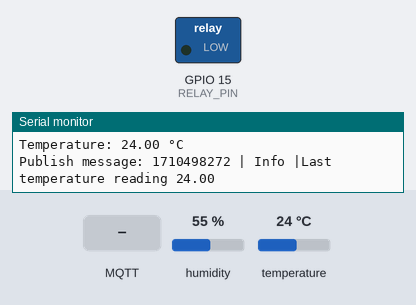
The sketch below on a simulated ESP8266 (NodeMCU). Parts: switched loads named in the sketch (green lamp = pin HIGH), the last lines printed to the serial monitor. The inputs (shaded band) are chosen by the test bench; at power-on: humidity 55 %, temperature 24 °C. WiFi joins after 1.5 s; servers stay silent unless stated; network time is answered at once with the bench clock; the local clock reads 2024-03-15 10:24:30 at power-on unless the sketch sets it; random numbers use the default seed unless the sketch sets one; no MQTT or app messages arrive unless stated.

Above: at 2.7 s.
2.8 s: MQTT message "0" arrives on the first subscribed topic
At 7.7 s:
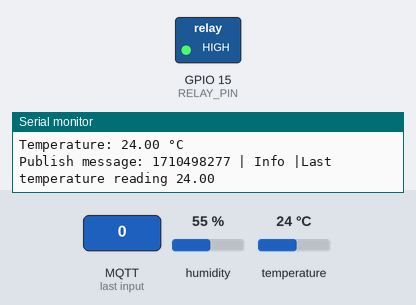
8.6 s: MQTT message "1" arrives on the first subscribed topic
At 12.5 s:
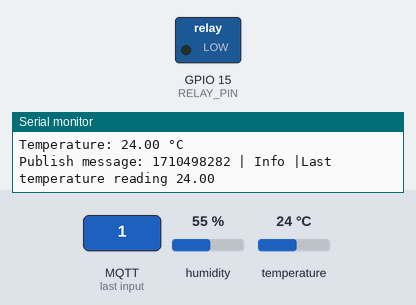
13.7 s: MQTT message "2" arrives on the first subscribed topic
At 18.4 s:
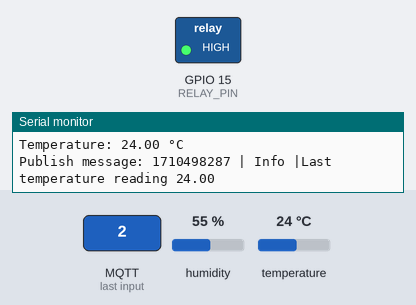
Timing chart, 0 to 19.9 s (numbered marks = the images above; inputs shaded):
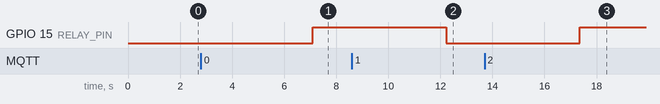

The sketch:

Iot_device_communication.ino
```cpp
#if defined(ESP32)
  #include <WiFi.h>       // For ESP32
#elif defined(ESP8266)
  #include <ESP8266WiFi.h> // For ESP8266
#else
  #error "Unsupported board"
#endif
#include <PubSubClient.h>
#include <NTPClient.h>
#include <WiFiUdp.h>

#define deviceId "66ab3dc4521c84e469c83c24"

// Update these with values suitable for your network.
const char* ssid = "PIXEL CONNECT";
const char* password = "Pixel@frica2023.";
const char* mqtt_server = "broker.emqx.io";

WiFiClient espClient;
PubSubClient client(espClient);
unsigned long lastMsg = 0;
#define MSG_BUFFER_SIZE	(50)
#define LOG_CHANNEL "66ab3dc4521c84e469c83c24/logs/mqtt"
#define COMMAND_CHANNEL "66ab3dc4521c84e469c83c24/actuator/main-light"
#define SENSOR_CHANNEL "66ab3dc4521c84e469c83c24/sensor/temperature"

#include "DHT.h"


#define RELAY_PIN 15


#define DHTPIN 17
#define DHTTYPE DHT11

// Initialize the DHT sensor
DHT dht(DHTPIN, DHTTYPE);

char msg[MSG_BUFFER_SIZE];
int value = 0;
int lightState;


// Define NTP Client to get time
int utcOffsetInSeconds =0;
WiFiUDP ntpUDP;
NTPClient timeClient(ntpUDP, "pool.ntp.org", utcOffsetInSeconds);


void setup_wifi() {

  delay(10);
  // We start by connecting to a WiFi network
  Serial.println();
  Serial.print("Connecting to ");
  Serial.println(ssid);

  WiFi.mode(WIFI_STA);
  WiFi.begin(ssid, password);

  while (WiFi.status() != WL_CONNECTED) {
    delay(500);
    Serial.print(".");
  }

  randomSeed(micros());

  Serial.println("");
  Serial.println("WiFi connected");
  Serial.println("IP address: ");
  Serial.println(WiFi.localIP());
}

void callback(char* topic, byte* payload, unsigned int length) {
  Serial.print("Message arrived [");
  Serial.print(topic);
  Serial.print("] ");
  for (int i = 0; i < length; i++) {
    Serial.print((char)payload[i]);
  }
  Serial.println();


  if ((char)payload[0] == '1') {
    //digitalWrite(BUILTIN_LED, LOW);   // Turn the LED on (Note that LOW is the voltage level
     digitalWrite(RELAY_PIN, LOW);
    // but actually the LED is on; this is because
    // it is active low on the ESP-01)
    lightState=1;
    Serial.println("Turning on");
  } else {
   // digitalWrite(BUILTIN_LED, HIGH);  // Turn the LED off by making the voltage HIGH
     digitalWrite(RELAY_PIN, HIGH);
     lightState=0;
     Serial.println("Turning off");
  }

}

void reconnect() {
  // Loop until we're reconnected
  while (!client.connected()) {
    Serial.print("Attempting MQTT connection...");
    // Create a random client ID
    String clientId = "ESP8266Client-";
    clientId += String(random(0xffff), HEX);
    // Attempt to connect
    if (client.connect(clientId.c_str())) {
      Serial.println("connected");
      // Once connected, publish an announcement...
      client.publish(LOG_CHANNEL, "Connected");
      // ... and resubscribe
      client.subscribe(COMMAND_CHANNEL);
    } else {
      Serial.print("failed, rc=");
      Serial.print(client.state());
      Serial.println(" try again in 5 seconds");
      // Wait 5 seconds before retrying
      delay(5000);
    }
  }
}

float readTemperature(){

  // Read the temperature as Celsius (default)
  float tempC = dht.readTemperature();

  // Check if any reads failed and exit early (to try again).
  if (isnan(tempC)) {
    Serial.println("Failed to read from DHT sensor!");
    return -1;
  }

  // Print the temperature in Celsius
  Serial.print("Temperature: ");
  Serial.print(tempC);
  Serial.println(" °C");
  return tempC;
  delay(5000);
}

void setup() {
  //pinMode(BUILTIN_LED, OUTPUT);     // Initialize the BUILTIN_LED pin as an output
  Serial.begin(9600);
  setup_wifi();
  timeClient.begin();
  client.setServer(mqtt_server, 1883);
  client.setCallback(callback);
  Serial.println("DHT11 Temperature Sensor");

  // Initialize the DHT sensor
  dht.begin();

  // Initialize the relay pin as an output
  pinMode(RELAY_PIN, OUTPUT);

  // Turn off the relay at startup
  digitalWrite(RELAY_PIN, LOW);
}


void loop() {

  if (!client.connected()) {
    reconnect();
  }
  client.loop();


  timeClient.update();


  Serial.print(", ");
  Serial.print(timeClient.getHours());
  Serial.print(":");
  Serial.print(timeClient.getMinutes());
  Serial.print(":");
  Serial.println(timeClient.getSeconds());
  unsigned long time=timeClient.getEpochTime();

  unsigned long now = millis();
  if (now - lastMsg > 2000) {
    lastMsg = now;
    ++value;
    float temperature=readTemperature();
    snprintf (msg, MSG_BUFFER_SIZE, "%ld | Info |Last temperature reading %f", time, temperature);
    Serial.print("Publish message: ");
    Serial.println(msg);
    delay(5000);
    client.publish(LOG_CHANNEL, msg);
    snprintf(msg, MSG_BUFFER_SIZE, "%f", temperature);
    client.publish(SENSOR_CHANNEL, msg);
  }
}
```

Measured:
- after the input at 2.8 s, GPIO 15 (RELAY_PIN): LOW → HIGH after 4.3 s
- after the input at 8.6 s, GPIO 15 (RELAY_PIN): HIGH → LOW after 3.6 s
- after the input at 13.7 s, GPIO 15 (RELAY_PIN): LOW → HIGH after 3.7 s
